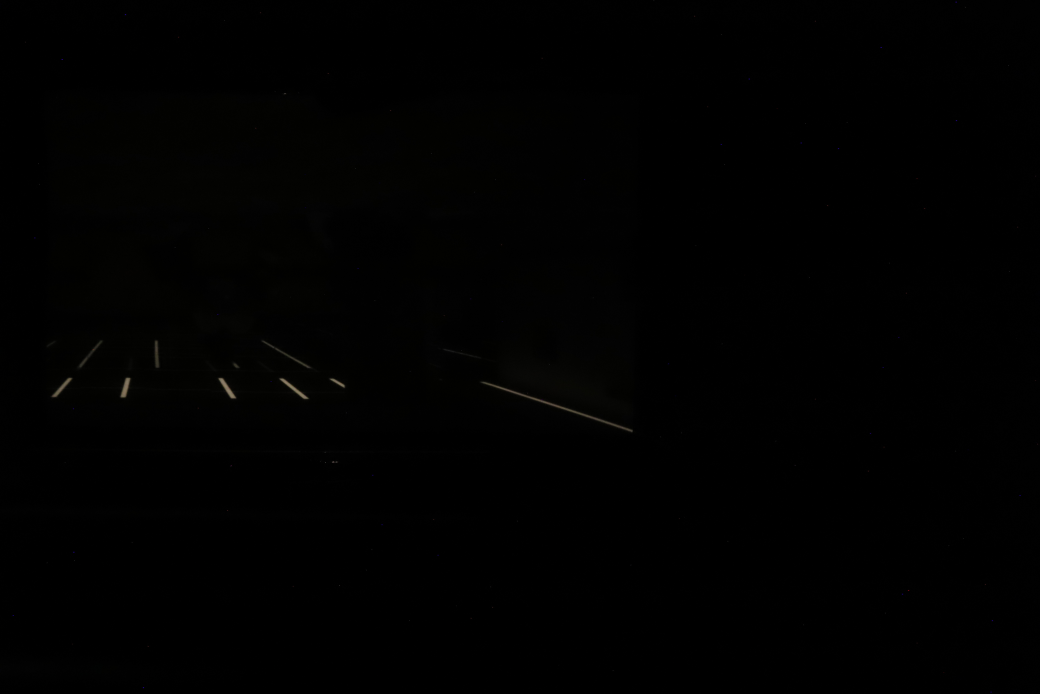
#> input picture Pinhole Camera/Source/7.JPG, 6240 x 4160 px (shown at 1/6 size)
$ python -i Processing.py   (imports and definitions only)
#> lines starting #> are read from the running program, lines starting #| are printed output that depends on the picture
# CS194-26 (CS294-26): Project 1 starter Python code

# these are just some suggested libraries
# instead of scikit-image you could use matplotlib and opencv to read, write, and display images

import numpy as np
import skimage as sk
import skimage.io as skio
from skimage.color import rgb2gray
from skimage import transform as tf
from skimage import exposure as exposure
from PIL import Image

threshold = 1

def image_prep(imname):
	"""Processes the image, saves the image and outputs the image to the screen"""
#> called with imname = '7.JPG'

	im = skio.imread(imname)
#> im is the input picture: shape (4160, 6240, 3); mean R, G, B 0.9, 0.9, 0.6

	im = sk.img_as_float(im)

	gray_im = rgb2gray(im)
	height = im.shape[0]
#> height = 4160
	width = im.shape[1]
#> width = 6240

	result = []
	index = 0

	for row in gray_im:
		summ = np.square(np.sum(row))
		result.append((index, summ))
		index += 1
#> this loop made 4160 passes
#> summ on passes 1 to 3: 178.4, 141, 148.8
#> after the loop, index = 4160; result = 4160 pairs, first value 0 to 4159, second value 11.88 to 17143.5

	mean = np.mean((min(result, key = lambda tup : tup[1]), max(result, key = lambda tup : tup[1])))
#> mean = 5788.6
	mean = mean / threshold
	result = [x for x in result if x[1] >= mean]
#> result = 121 pairs, first value 2269 to 2389, second value 6023.5 to 17143.5
	x1, x2 = result[0][0], result[-1][0]
#> x1 = 2269; x2 = 2389


	result = []
	index = 0


	for column in range(width):
		summ = np.square(np.sum(gray_im[:, column]))
		result.append((index, summ))
		index += 1
#> this loop made 6240 passes
#> summ on passes 1 to 3: 82.49, 70, 74.11
#> after the loop, index = 6240; result = 6240 pairs, first value 0 to 6239, second value 7.95 to 4477.3

	mean = np.mean((min(result, key = lambda tup : tup[1]), max(result, key = lambda tup : tup[1])))
#> mean = 2318.8
	mean = mean / threshold
	result = [x for x in result if x[1] > mean]
#> result = 40 pairs, first value 740 to 944, second value 2332.5 to 4477.3
	y1, y2 = result[0][0], result[-1][0]
#> y1 = 740; y2 = 944


	im_out = im[x1: x2, y1 : y2]
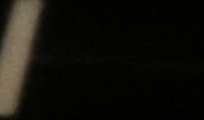
#> im_out: shape (120, 204, 3) float64; mean R, G, B 0.0716, 0.0649, 0.0468
	print(im_out.shape)
#| (120, 204, 3)
	im_out = tf.rotate(im_out, 180)
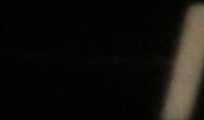
#> im_out: shape (120, 204, 3) float64; mean R, G, B 0.0716, 0.0649, 0.0468
	#im_out = exposure.rescale_intensity(im_out)
	im_out = exposure.equalize_hist(im_out)
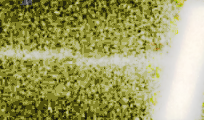
#> im_out: shape (120, 204, 3) float64; mean R, G, B 0.633, 0.63, 0.395
	#im_out = exposure.equalize_adapthist(im_out)
#> (the run stopped early here; a loop or call above may not have finished)
